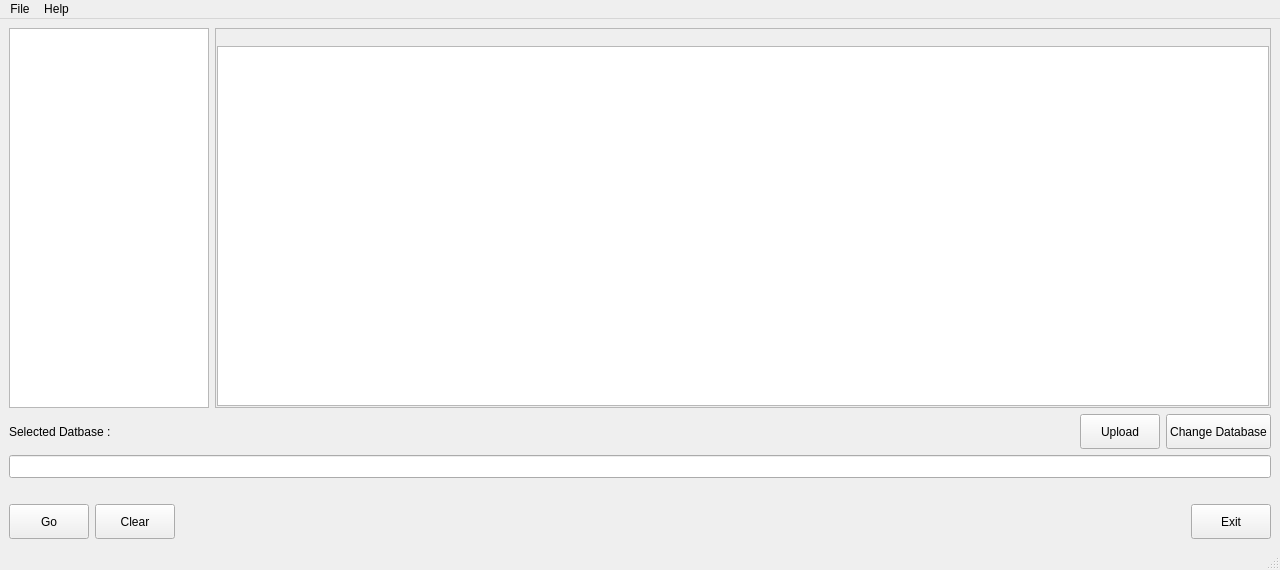
<?xml version="1.0" encoding="UTF-8"?>
<ui version="4.0">
 <class>DataQueryWindow</class>
 <widget class="QMainWindow" name="DataQueryWindow">
  <property name="geometry">
   <rect>
    <x>0</x>
    <y>0</y>
    <width>1280</width>
    <height>570</height>
   </rect>
  </property>
  <property name="minimumSize">
   <size>
    <width>0</width>
    <height>0</height>
   </size>
  </property>
  <property name="windowTitle">
   <string>MySQL Tables</string>
  </property>
  <property name="windowIcon">
   <iconset resource="icons.qrc">
    <normaloff>:/images/mysql-gui.png</normaloff>:/images/mysql-gui.png</iconset>
  </property>
  <property name="styleSheet">
   <string notr="true"/>
  </property>
  <widget class="QWidget" name="centralwidget">
   <layout class="QVBoxLayout" name="verticalLayout_2">
    <item>
     <layout class="QHBoxLayout" name="horizontalLayout">
      <item>
       <widget class="QTreeView" name="treeView">
        <property name="minimumSize">
         <size>
          <width>100</width>
          <height>0</height>
         </size>
        </property>
        <property name="maximumSize">
         <size>
          <width>200</width>
          <height>16777215</height>
         </size>
        </property>
        <property name="styleSheet">
         <string notr="true">
QScrollBar:vertical {

  border-color: rgb(227, 227, 227);
  border-width: 1px;
  border-style: solid;

  background-color: rgb(240, 240, 240);
  width: 30px;
  margin: 26px 0 26px 0;
}

QScrollBar::handle:vertical {

  	background-color: rgb(200, 200, 200);
  	min-height: 100px;
	max-height: 200px;
	margin-top: -2px;
	margin-bottom: -2px;
	border-radius: 4px;
}

 QScrollBar::add-line:vertical {
    border: 1px solid grey;
  	background-color: rgb(241, 241, 241);
    height: 20px;
    subcontrol-position: bottom;
    subcontrol-origin: margin;
}

QScrollBar::sub-line:vertical {
    border: 1px solid grey;
    background-color: rgb(241, 241, 241);
    height: 20px;
    subcontrol-position: top;
    subcontrol-origin: margin;
}

QScrollBar::up-arrow:vertical
{
  	image: url(:/images/scroll_up.png);
	height : 20px;
	width: 20px;
}

QScrollBar::down-arrow:vertical
{
  	image: url(:/images/scroll_down.png);
	height : 20px;
	width: 20px;
}
</string>
        </property>
        <property name="editTriggers">
         <set>QAbstractItemView::NoEditTriggers</set>
        </property>
        <property name="alternatingRowColors">
         <bool>true</bool>
        </property>
       </widget>
      </item>
      <item>
       <widget class="QFrame" name="frame">
        <property name="frameShape">
         <enum>QFrame::StyledPanel</enum>
        </property>
        <property name="frameShadow">
         <enum>QFrame::Raised</enum>
        </property>
        <layout class="QVBoxLayout" name="verticalLayout">
         <property name="spacing">
          <number>2</number>
         </property>
         <property name="leftMargin">
          <number>1</number>
         </property>
         <property name="topMargin">
          <number>1</number>
         </property>
         <property name="rightMargin">
          <number>1</number>
         </property>
         <property name="bottomMargin">
          <number>1</number>
         </property>
         <item>
          <widget class="QLabel" name="label_Table">
           <property name="font">
            <font>
             <weight>75</weight>
             <bold>true</bold>
            </font>
           </property>
           <property name="text">
            <string/>
           </property>
           <property name="alignment">
            <set>Qt::AlignCenter</set>
           </property>
          </widget>
         </item>
         <item>
          <widget class="QTableView" name="tableView_QueryData">
           <property name="styleSheet">
            <string notr="true">
QScrollBar:vertical {

  border-color: rgb(227, 227, 227);
  border-width: 1px;
  border-style: solid;

  background-color: rgb(240, 240, 240);
  width: 40px;
  margin: 26px 0 26px 0;
}

QScrollBar::handle:vertical {

  	background-color: rgb(200, 200, 200);
  	min-height: 100px;
	max-height: 200px;
	margin-top: -2px;
	margin-bottom: -2px;
	border-radius: 4px;
}

 QScrollBar::add-line:vertical {
    border: 1px solid grey;
  	background-color: rgb(241, 241, 241);
    height: 20px;
    subcontrol-position: bottom;
    subcontrol-origin: margin;
}

QScrollBar::sub-line:vertical {
    border: 1px solid grey;
    background-color: rgb(241, 241, 241);
    height: 20px;
    subcontrol-position: top;
    subcontrol-origin: margin;
}

QScrollBar::up-arrow:vertical
{
  	image: url(:/images/scroll_up.png);
	height : 20px;
	width: 20px;
}

QScrollBar::down-arrow:vertical
{
  	image: url(:/images/scroll_down.png);
	height : 20px;
	width: 20px;
}

# ### **** 

QScrollBar:horizontal {

  border-color: rgb(227, 227, 227);
  border-width: 1px;
  border-style: solid;

  background-color: rgb(240, 240, 240);
  width: 40px;
  margin: 26px 0 26px 0;
}

QScrollBar::handle:horizontal {

  	background-color: rgb(200, 200, 200);
  	min-height: 100px;
	max-height: 200px;
	margin-top: -2px;
	margin-bottom: -2px;
	border-radius: 4px;
}

 QScrollBar::add-line:horizontal {
    border: 1px solid grey;
  	background-color: rgb(241, 241, 241);
    height: 20px;
    subcontrol-position: bottom;
    subcontrol-origin: margin;
}

QScrollBar::sub-line:horizontal {
    border: 1px solid grey;
    background-color: rgb(241, 241, 241);
    height: 20px;
    subcontrol-position: top;
    subcontrol-origin: margin;
}



</string>
           </property>
           <property name="editTriggers">
            <set>QAbstractItemView::NoEditTriggers</set>
           </property>
           <property name="alternatingRowColors">
            <bool>true</bool>
           </property>
           <attribute name="horizontalHeaderDefaultSectionSize">
            <number>120</number>
           </attribute>
           <attribute name="horizontalHeaderMinimumSectionSize">
            <number>150</number>
           </attribute>
          </widget>
         </item>
        </layout>
       </widget>
      </item>
     </layout>
    </item>
    <item>
     <layout class="QHBoxLayout" name="horizontalLayout_2">
      <item>
       <widget class="QLabel" name="label">
        <property name="styleSheet">
         <string notr="true">font: 75 14pt &quot;Ubuntu Condensed&quot;;</string>
        </property>
        <property name="text">
         <string>Selected Datbase :</string>
        </property>
       </widget>
      </item>
      <item>
       <widget class="QLabel" name="label_selecteDB">
        <property name="styleSheet">
         <string notr="true">font: 75 12pt &quot;Ubuntu Condensed&quot;;</string>
        </property>
        <property name="text">
         <string/>
        </property>
       </widget>
      </item>
      <item>
       <spacer name="horizontalSpacer_2">
        <property name="orientation">
         <enum>Qt::Horizontal</enum>
        </property>
        <property name="sizeHint" stdset="0">
         <size>
          <width>40</width>
          <height>20</height>
         </size>
        </property>
       </spacer>
      </item>
      <item>
       <widget class="QPushButton" name="pushButton_Upload">
        <property name="minimumSize">
         <size>
          <width>0</width>
          <height>35</height>
         </size>
        </property>
        <property name="text">
         <string>Upload</string>
        </property>
       </widget>
      </item>
      <item>
       <widget class="QPushButton" name="pushButton_changeDB">
        <property name="minimumSize">
         <size>
          <width>0</width>
          <height>35</height>
         </size>
        </property>
        <property name="text">
         <string>Change Database</string>
        </property>
       </widget>
      </item>
     </layout>
    </item>
    <item>
     <widget class="QLineEdit" name="lineEdit_Query">
      <property name="font">
       <font>
        <family>Bitstream Vera Serif</family>
        <italic>true</italic>
       </font>
      </property>
      <property name="text">
       <string/>
      </property>
     </widget>
    </item>
    <item>
     <widget class="QLabel" name="label_error">
      <property name="styleSheet">
       <string notr="true">font: 25 9pt &quot;Ubuntu&quot;;
color: rgb(239, 41, 41);</string>
      </property>
      <property name="text">
       <string/>
      </property>
     </widget>
    </item>
    <item>
     <layout class="QHBoxLayout" name="horizontalLayout_4">
      <item>
       <widget class="QPushButton" name="pushButton_Go">
        <property name="minimumSize">
         <size>
          <width>0</width>
          <height>35</height>
         </size>
        </property>
        <property name="text">
         <string>Go</string>
        </property>
       </widget>
      </item>
      <item>
       <widget class="QPushButton" name="pushButton_Clear">
        <property name="minimumSize">
         <size>
          <width>0</width>
          <height>35</height>
         </size>
        </property>
        <property name="text">
         <string>Clear</string>
        </property>
       </widget>
      </item>
      <item>
       <spacer name="horizontalSpacer">
        <property name="orientation">
         <enum>Qt::Horizontal</enum>
        </property>
        <property name="sizeHint" stdset="0">
         <size>
          <width>40</width>
          <height>20</height>
         </size>
        </property>
       </spacer>
      </item>
      <item>
       <widget class="QPushButton" name="pushButton_Exit">
        <property name="minimumSize">
         <size>
          <width>0</width>
          <height>35</height>
         </size>
        </property>
        <property name="text">
         <string>Exit</string>
        </property>
       </widget>
      </item>
     </layout>
    </item>
   </layout>
  </widget>
  <widget class="QMenuBar" name="menubar">
   <property name="geometry">
    <rect>
     <x>0</x>
     <y>0</y>
     <width>1280</width>
     <height>22</height>
    </rect>
   </property>
   <widget class="QMenu" name="menuFile">
    <property name="title">
     <string>File</string>
    </property>
    <addaction name="actionChange_Database"/>
    <addaction name="separator"/>
    <addaction name="actionQuit"/>
   </widget>
   <widget class="QMenu" name="menuHelp">
    <property name="title">
     <string>Help</string>
    </property>
    <addaction name="actionAbout"/>
   </widget>
   <addaction name="menuFile"/>
   <addaction name="menuHelp"/>
  </widget>
  <widget class="QStatusBar" name="statusbar"/>
  <action name="actionChange_Database">
   <property name="text">
    <string>Change Database</string>
   </property>
   <property name="shortcut">
    <string>Ctrl+D</string>
   </property>
  </action>
  <action name="actionQuit">
   <property name="text">
    <string>Quit</string>
   </property>
   <property name="shortcut">
    <string>Ctrl+X</string>
   </property>
  </action>
  <action name="actionAbout">
   <property name="text">
    <string>About</string>
   </property>
   <property name="shortcut">
    <string>Ctrl+H</string>
   </property>
  </action>
 </widget>
 <resources>
  <include location="icons.qrc"/>
 </resources>
 <connections/>
</ui>
